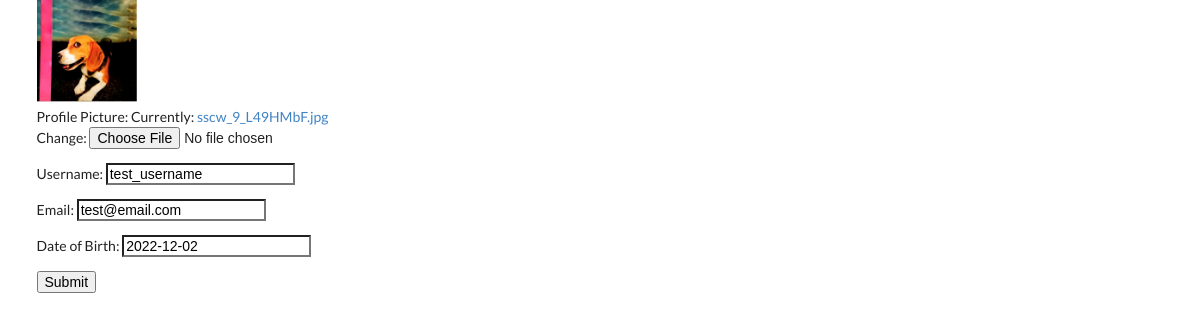
/editProfile/ (signed in), run on the app's committed database.
### auctionApp/models.py (models this page shows, shortened)
class User(AbstractUser):
    email = models.EmailField(unique = True)
    username = models.CharField(max_length = 50, blank = True, null = True, unique = True)
    DOB = models.DateField(null=True)
    image = models.ImageField(upload_to='profile_pic', default='default.png')

### auction/views.py (the view)
# urls.py: path('editProfile/', edit_profile_view, name= 'editProfile'),
def edit_profile_view(request):
    if request.method == 'POST':
        form = EditProfileForm(request.POST, request.FILES, instance = request.user)
        if form.is_valid():
            form.save()
            print('saved')
            return redirect('home-view')
    else:
        form = EditProfileForm(instance = request.user)
        context = {'form': form}
        return render(request, 'edit_profile.html', context)

### auction/forms.py
class EditProfileForm(ModelForm):
    class Meta:
        model = User
        fields = ['image', 'username', 'email', 'DOB']
        labels = {'image': 'Profile Picture',
                  'username' : 'Username',
                  'email':' Email',
                  'DOB': 'Date of Birth',
                   }

### templates/edit_profile.html (shortened to what this page needs)
{% extends 'base.html' %}
{% block content %}
{%if user.image %}
<img src = '{{ user.image.url }}' width = 100px>
{% endif %}
<form method = "POST"  enctype="multipart/form-data">
    {{form.as_p}}
    <button type = 'submit'> Submit </button>
{% endblock content %}

### data on the page
User: image (picture), username "test_username", email "test@email.com", DOB "2022-12-02"
